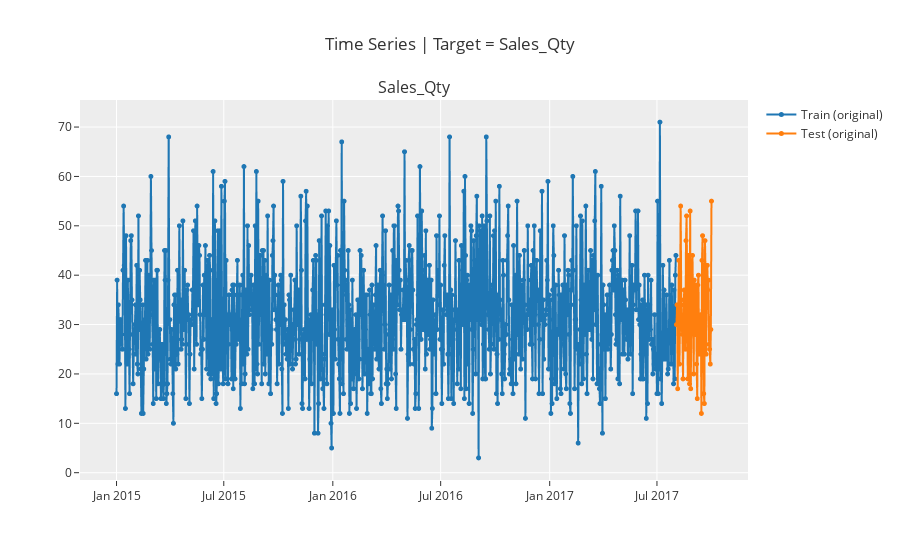

Notebook code for this chart:
### Code cell
plot_model(plot = "train_test_split")

### Figure 1 — Plotly figure (JSON) as saved in the notebook; plotly's stock layout.template omitted (floating-point values rounded to 4 significant figures; data arrays with more than 128 entries replaced by an {"elided": "..."} marker saying what was removed)
{"data": [{"line": {"color": "rgb(31, 119, 180)", "width": 2}, "marker": {"color": "rgb(31, 119, 180)", "size": 5}, "mode": "lines+markers", "name": "Train (original)", "type": "scattergl", "x": {"elided": "1005 str values"}, "xaxis": "x", "y": {"elided": "1005 int values"}, "yaxis": "y"}, {"line": {"color": "rgb(255, 127, 14)", "width": 2}, "marker": {"color": "rgb(255, 127, 14)", "size": 5}, "mode": "lines+markers", "name": "Test (original)", "type": "scattergl", "x": {"elided": "1005 str values"}, "xaxis": "x", "y": {"elided": "1005 int values"}, "yaxis": "y"}], "layout": {"annotations": [{"font": {"size": 16}, "showarrow": false, "text": "Sales_Qty", "x": 0.5, "xanchor": "center", "xref": "paper", "y": 1, "yanchor": "bottom", "yref": "paper"}], "showlegend": true, "title": {"text": "Time Series | Target = Sales_Qty"}, "xaxis": {"anchor": "y", "domain": [0, 1]}, "yaxis": {"anchor": "x", "domain": [0, 1]}}}
